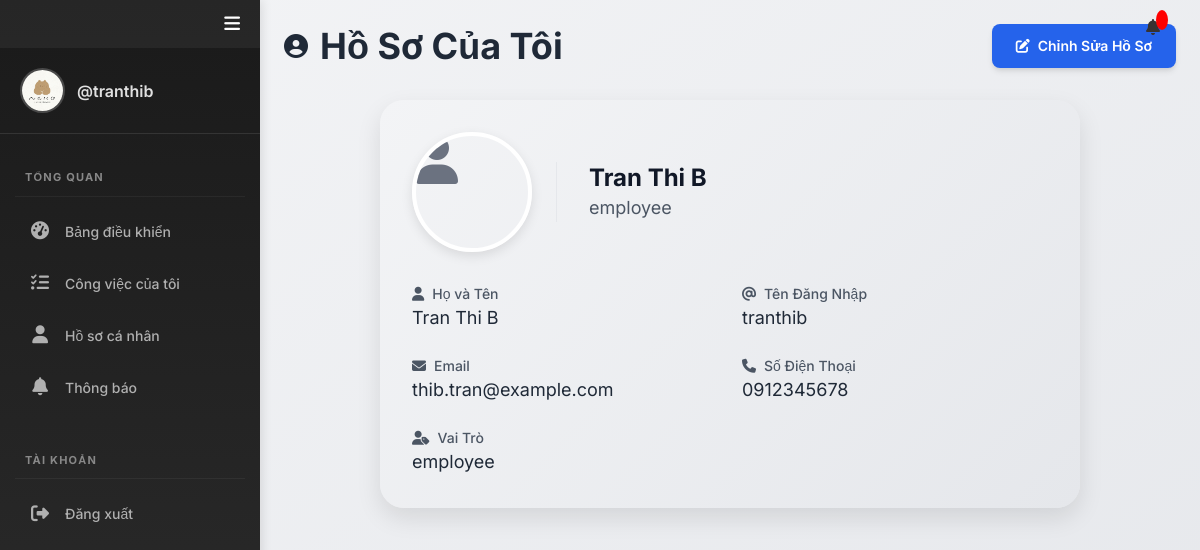
The app's page /profile.php (signed in) with its own data.
### tables this page shows
CREATE TABLE users (
    id INT AUTO_INCREMENT PRIMARY KEY,
    avatar VARCHAR(255) DEFAULT NULL,
    full_name VARCHAR(100) NOT NULL,
    username VARCHAR(50) NOT NULL UNIQUE,
    email VARCHAR(100) NOT NULL UNIQUE,
    phone_number VARCHAR(20) DEFAULT NULL,
    role ENUM('employee', 'admin') NOT NULL DEFAULT 'employee',
    password VARCHAR(255) NOT NULL,
    created_at TIMESTAMP DEFAULT CURRENT_TIMESTAMP
);

### app/Model/User.php (called while the page is built, shortened)
<?php
function get_user_by_id($conn, $id) {
    $sql = "SELECT * FROM users WHERE id = ?";
    $stmt = $conn->prepare($sql);
    $stmt->execute([$id]);
    if ($stmt->rowCount() > 0) {
        $user = $stmt->fetch(PDO::FETCH_ASSOC);
    } else {
        $user = 0;
    }
    return $user;
}
?>

### profile.php (the view, shortened to what this page needs)
<?php
if (isset($_SESSION['role']) && isset($_SESSION['id']) && $_SESSION['role'] == "employee") {
    include "DB_connection.php";
    include "app/Model/User.php";
    $user = get_user_by_id($conn, $_SESSION['id']);
?>
<!DOCTYPE html>
<html lang="vi">
<head>
    <link href="https://cdn.jsdelivr.net/npm/tailwindcss@2.2.19/dist/tailwind.min.css" rel="stylesheet">
    <link rel="stylesheet" href="https://cdnjs.cloudflare.com/ajax/libs/font-awesome/6.0.0/css/all.min.css">
</head>
<body class="bg-gradient-to-br from-gray-100 to-gray-200 min-h-screen font-sans">
    <div class="flex h-screen">
        <?php include "inc/nav.php" ?>
        <div class="flex-1 flex flex-col overflow-hidden">
            <?php include "inc/header.php" ?>
            <main class="flex-1 overflow-x-hidden overflow-y-auto p-6">
                <div class="container mx-auto">
                    <div class="flex justify-between items-center mb-8">
                        <h1 class="text-4xl font-bold text-gray-800 flex items-center gap-3">
                            <i class="fas fa-user-circle text-2xl"></i>
                            Hồ Sơ Của Tôi
                        </h1>
                        <a href="edit_profile.php" class="inline-flex items-center px-6 py-3 bg-blue-600 text-white text-sm font-semibold rounded-lg hover:bg-blue-700 transition-all duration-200 shadow-md">
                            <i class="fas fa-edit mr-2"></i> Chỉnh Sửa Hồ Sơ
                        </a>
                    </div>
                    <div class="profile-container p-8 fade-in">
                        <div class="flex items-center mb-8">
                            <div class="avatar-wrapper rounded-full overflow-hidden">
                                <?php if (!empty($user['avatar'])): ?>
                                    <img src="<?php echo htmlspecialchars($user['avatar']); ?>" alt="Avatar" class="w-full h-full object-cover">
                                <?php else: ?>
                                    <i class="fas fa-user text-gray-500 text-5xl"></i>
                                <?php endif; ?>
                            </div>
                            <div class="profile-info ml-6">
                                <h2 class="text-2xl font-bold text-gray-900"><?php echo htmlspecialchars($user['full_name'] ?? 'Chưa cập nhật'); ?></h2>
                                <p class="text-lg text-gray-600"><?php echo htmlspecialchars($user['role'] ?? 'Chưa xác định'); ?></p>
                            </div>
                        </div>
                        <dl class="grid grid-cols-1 md:grid-cols-2 gap-6">
                            <div class="info-item">
                                <dt class="text-sm font-medium text-gray-600 flex items-center">
                                    <i class="fas fa-user mr-2"></i> Họ và Tên
                                </dt>
                                <dd class="text-lg text-gray-800"><?php echo htmlspecialchars($user['full_name'] ?? 'Chưa cập nhật'); ?></dd>
                            </div>
                            <div class="info-item">
                                <dt class="text-sm font-medium text-gray-600 flex items-center">
                                    <i class="fas fa-at mr-2"></i> Tên Đăng Nhập
                                </dt>
                                <dd class="text-lg text-gray-800"><?php echo htmlspecialchars($user['username'] ?? 'Chưa cập nhật'); ?></dd>
                            </div>
                            <div class="info-item">
                                <dt class="text-sm font-medium text-gray-600 flex items-center">
                                    <i class="fas fa-envelope mr-2"></i> Email
                                </dt>
                                <dd class="text-lg text-gray-800"><?php echo htmlspecialchars($user['email'] ?? 'Chưa cập nhật'); ?></dd>
                            </div>
                            <div class="info-item">
                                <dt class="text-sm font-medium text-gray-600 flex items-center">
                                    <i class="fas fa-phone mr-2"></i> Số Điện Thoại
                                </dt>
                                <dd class="text-lg text-gray-800"><?php echo htmlspecialchars($user['phone_number'] ?? 'Chưa cập nhật'); ?></dd>
                            </div>
                            <div class="info-item md:col-span-2">
                                <dt class="text-sm font-medium text-gray-600 flex items-center">
                                    <i class="fas fa-user-tag mr-2"></i> Vai Trò
                                </dt>
                                <dd class="text-lg text-gray-800"><?php echo htmlspecialchars($user['role'] ?? 'Chưa xác định'); ?></dd>
                            </div>
                        </dl>
                    </div>
                </div>
            </main>
        </div>
    </div>
</body>
</html>
<?php } else {
    $em = "Vui lòng đăng nhập trước";
    header("Location: login.php?error=$em");
    exit();
}
?>

### profile.php (style rules this page uses)
.profile-container { max-width: 700px; margin: 0 auto; background: linear-gradient(135deg, #f3f4f6 0%, #e5e7eb 100%); border-radius: 1.5rem; box-shadow: 0 10px 25px rgba(0, 0, 0, 0.1); }
.avatar-wrapper { width: 120px; height: 120px; border: 4px solid #ffffff; box-shadow: 0 4px 12px rgba(0, 0, 0, 0.1); transition: transform 0.3s ease; }
.profile-info { border-left: 1px solid #e5e7eb; padding-left: 2rem; }
.fade-in { animation: fadeIn 0.5s ease-in; }
.info-item { transition: color 0.2s ease; }

### inc/nav.php (style rules this page uses)
* { font-family: 'Inter', sans-serif; margin: 0; padding: 0; box-sizing: border-box; }

### inc/header.php (style rules this page uses)
* { font-family: 'Inter', sans-serif; margin: 0; padding: 0; box-sizing: border-box; }

### records on screen
users: full_name "Tran Thi B", role "employee", username "tranthib", email "thib.tran@example.com", phone_number "0912345678"

### other values on screen
$_SESSION['username'] "tranthib"
